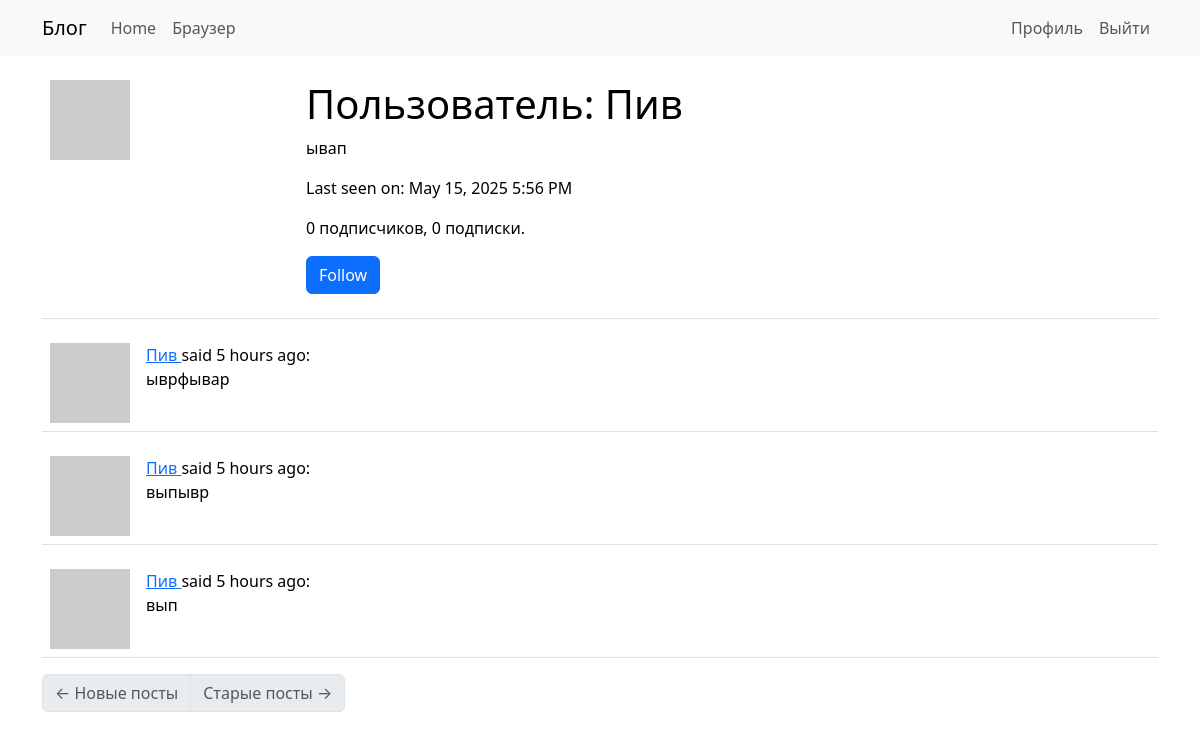
Page /user/Пив (signed in) on the committed database.
### app/models.py (models this page shows, shortened)
class User(UserMixin, db.Model):
    id: so.Mapped[int] = so.mapped_column(primary_key=True)
    username: so.Mapped[str] = so.mapped_column(sa.String(64), index=True,
                                                unique=True)
    email: so.Mapped[str] = so.mapped_column(sa.String(120), index=True,
                                             unique=True)
    password_hash: so.Mapped[Optional[str]] = so.mapped_column(sa.String(256))
    posts: so.WriteOnlyMapped['Post'] = so.relationship(
        back_populates='author')
    about_me: so.Mapped[Optional[str]] = so.mapped_column(sa.String(140))
    last_seen: so.Mapped[Optional[datetime]] = so.mapped_column(
        default=lambda: datetime.now(timezone.utc))
    following: so.WriteOnlyMapped['User'] = so.relationship(
        secondary=followers, primaryjoin=(followers.c.follower_id == id),
        secondaryjoin=(followers.c.followed_id == id),
        back_populates='followers')
    followers: so.WriteOnlyMapped['User'] = so.relationship(
        secondary=followers, primaryjoin=(followers.c.followed_id == id),
        secondaryjoin=(followers.c.follower_id == id),
        back_populates='following')
    def avatar(self, size):
        digest = md5(self.email.lower().encode('utf-8')).hexdigest()
        return f'https://www.gravatar.com/avatar/{digest}?d=identicon&s={size}'
    def is_following(self, user):
        query = self.following.select().where(User.id == user.id)
        return db.session.scalar(query) is not None
    def followers_count(self):
        query = sa.select(sa.func.count()).select_from(
            self.followers.select().subquery())
        return db.session.scalar(query)
    def following_count(self):
        query = sa.select(sa.func.count()).select_from(
            self.following.select().subquery())
        return db.session.scalar(query)

class Post(db.Model):
    id: so.Mapped[int] = so.mapped_column(primary_key=True)
    body: so.Mapped[str] = so.mapped_column(sa.String(140))
    timestamp: so.Mapped[datetime] = so.mapped_column(
        index=True, default=lambda: datetime.now(timezone.utc))
    user_id: so.Mapped[int] = so.mapped_column(sa.ForeignKey(User.id),
                                               index=True)
    author: so.Mapped[User] = so.relationship(back_populates='posts')

### app/routes.py (the view)
@app.route('/user/<username>')
@login_required
def user(username):
    user = db.first_or_404(sa.select(User).where(User.username == username))
    page = request.args.get('page', 1, type=int)
    query = user.posts.select().order_by(Post.timestamp.desc())
    posts = db.paginate(query, page=page,
                        per_page=app.config['POSTS_PER_PAGE'],
                        error_out=False)
    next_url = url_for('user', username=user.username, page=posts.next_num) \
        if posts.has_next else None
    prev_url = url_for('user', username=user.username, page=posts.prev_num) \
        if posts.has_prev else None
    form = EmptyForm()
    return render_template('user.html', user=user, posts=posts.items,
                           next_url=next_url, prev_url=prev_url, form=form)

### app/forms.py
class EmptyForm(FlaskForm):
    submit = SubmitField('Submit')

### app/models.py (called while the page is built)
@login.user_loader
def load_user(id):
  return db.session.get(User, int(id))

### app/routes.py (called while the page is built)
@app.before_request
def before_request():
    if current_user.is_authenticated:
        current_user.last_seen = datetime.now(timezone.utc)
        db.session.commit()

@app.after_request
def add_header(response):
    response.headers['Cache-Control'] = 'no-store, no-cache, must-revalidate, post-check=0, pre-check=0, max-age=0'
    response.headers['Pragma'] = 'no-cache'
    response.headers['Expires'] = '0'
    return response

### app/templates/user.html (shortened to what this page needs)
{% extends "base.html" %}
{% block content %}
    <table class="table table-hover">
        <tr>
            <td width="256px"><img src="{{ user.avatar(256) }}"></td>
            <td>
                <h1>Пользователь: {{ user.username }}</h1>
                {% if user.about_me %}<p>{{ user.about_me }}</p>{% endif %}
                {% if user.last_seen %}
                    <p>Last seen on: {{ moment(user.last_seen).format('LLL') }}</p>
                {% endif %}
                <p>{{ user.followers_count() }} подписчиков, {{ user.following_count() }} подписки.</p>
                {% if user == current_user %}
                <p><a href="{{ url_for('edit_profile') }}">Редактировать профиль</a></p>
                {% elif not current_user.is_following(user) %}
                <p>
                    <form action="{{ url_for('follow', username=user.username) }}" method="post">
                        {{ form.submit(value='Follow', class_='btn btn-primary') }}
                    </form>
                </p>
                {% endif %}
            </td>
        </tr>
    </table>
    {% for post in posts %}
        {% include '_post.html' %}
    {% endfor %}
    <nav aria-label="Post navigation">
        <ul class="pagination">
            <li class="page-item{% if not prev_url %} disabled{% endif %}">
                <a class="page-link" href="{{ prev_url }}">
                    <span aria-hidden="true">&larr;</span> Новые посты
                </a>
            </li>
            <li class="page-item{% if not next_url %} disabled{% endif %}">
                <a class="page-link" href="{{ next_url }}">
                    Старые посты <span aria-hidden="true">&rarr;</span>
                </a>
            </li>
        </ul>
    </nav>
{% endblock %}

### app/templates/base.html (shortened to what this page needs)
<!doctype html>
<html lang="en">
  <head>
    <link
        href="https://cdn.jsdelivr.net/npm/bootstrap@5.3.2/dist/css/bootstrap.min.css"
        rel="stylesheet"
>
  </head>
  <body>
    <nav class="navbar navbar-expand-lg bg-body-tertiary">
      <div class="container">
        <a class="navbar-brand" href="{{ url_for('index') }}">Блог</a>
        <div class="collapse navbar-collapse" id="navbarSupportedContent">
          <ul class="navbar-nav me-auto mb-2 mb-lg-0">
            <li class="nav-item">
              <a class="nav-link" aria-current="page" href="{{ url_for('index') }}">Home</a>
            </li>
            <li class="nav-item">
              <a class="nav-link" aria-current="page" href="{{ url_for('explore') }}">Браузер</a>
            </li>
          </ul>
          <ul class="navbar-nav mb-2 mb-lg-0">
            {% if current_user.is_anonymous %}
            <li class="nav-item">
              <a class="nav-link" aria-current="page" href="{{ url_for('login') }}">Войти</a>
            </li>
            {% else %}
            <li class="nav-item">
              <a class="nav-link" aria-current="page" href="{{ url_for('user', username=current_user.username) }}">Профиль</a>
            </li>
            <li class="nav-item">
              <a class="nav-link" aria-current="page" href="{{ url_for('logout') }}">Выйти</a>
            </li>
            {% endif %}
          </ul>
        </div>
      </div>
    </nav>
    <div class="container mt-3">
      {% block content %}{% endblock %}
    </div>
  </body>
</html>

### app/templates/_post.html
<table class="table table-hover">
  <tr>
      <td width="70px">
          <a href="{{ url_for('user', username=post.author.username) }}">
              <img src="{{ post.author.avatar(70) }}" />
          </a>
      </td>
      <td>
          <a href="{{ url_for('user', username=post.author.username) }}">
              {{ post.author.username }}
          </a>
          said {{ moment(post.timestamp).fromNow() }}:
          <br>
          {{ post.body }}
      </td>
  </tr>
</table>

### rows in the picture
User: username "Пив", about_me "ывап", last_seen "May 15, 2025 5:56 PM"
Post: author.username "Пив", timestamp "5 hours ago", body "ыврфывар"
Post: author.username "Пив", timestamp "5 hours ago", body "выпывр"
Post: author.username "Пив", timestamp "5 hours ago", body "вып"

### other values in the picture
{{ user.followers_count() }} "0"
{{ user.following_count() }} "0"
